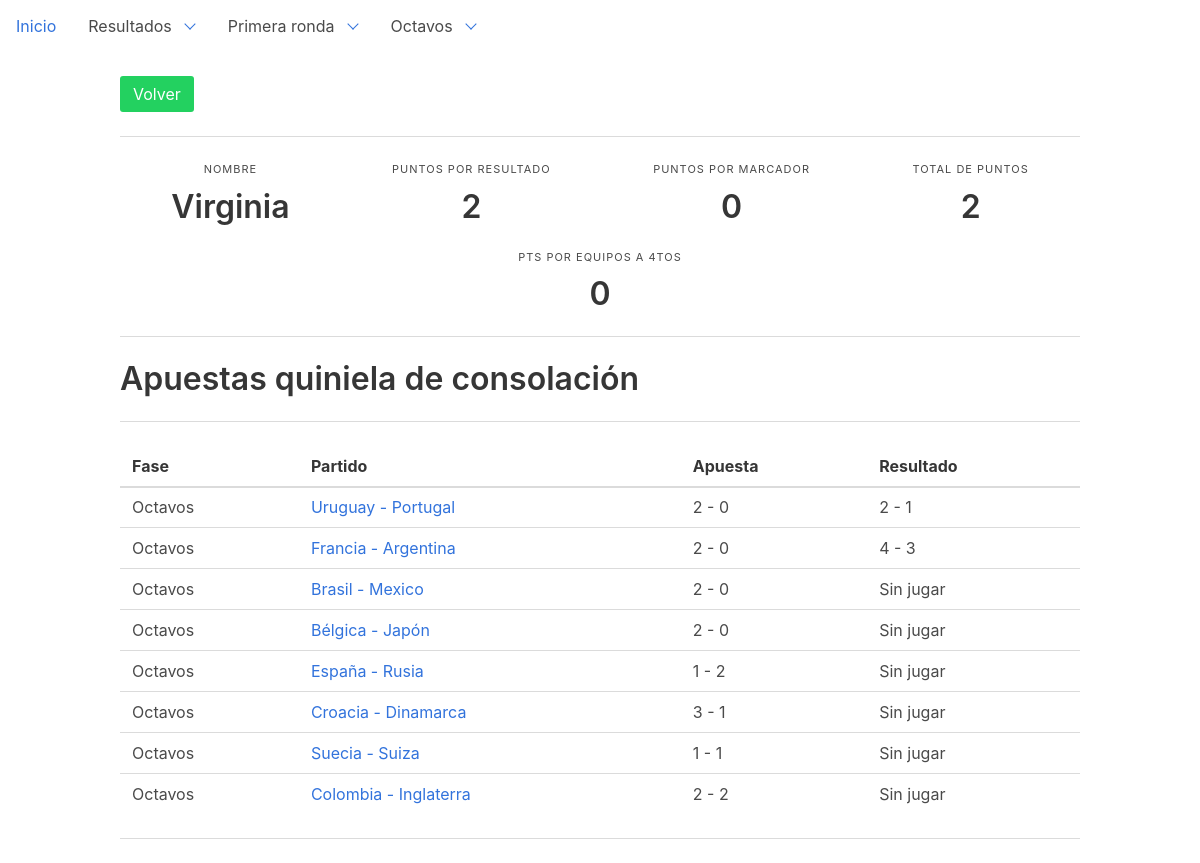
Page /dashboard/gamblers/6-2 on the earlier database version.
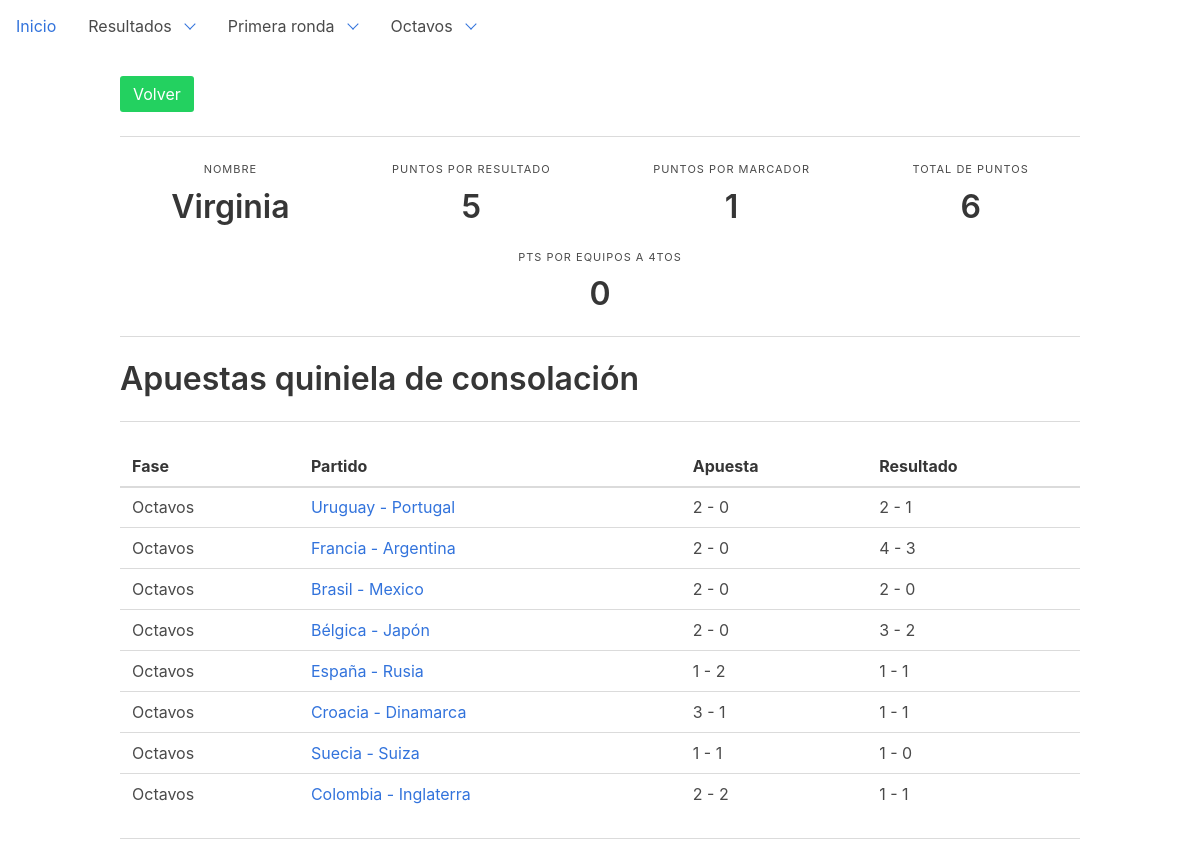
Same page on the later database version.
### dashboard/models.py (models this page shows, shortened)
class Gambler(models.Model):
    name = models.CharField(max_length=48)
    points_result = models.IntegerField(default=0)
    points_score = models.IntegerField(default=0)
    points_result2 = models.IntegerField(default=0)
    points_score2 = models.IntegerField(default=0)
    points_8vo = models.IntegerField(default=0)
    points_4vo = models.IntegerField(default=0)
    points_semi = models.IntegerField(default=0)
    points_3er = models.IntegerField(default=0)
    points_final = models.IntegerField(default=0)
    points_4vo2 = models.IntegerField(default=0)
    points_semi2 = models.IntegerField(default=0)
    points_3er2 = models.IntegerField(default=0)
    points_final2 = models.IntegerField(default=0)

class Bet(models.Model):
    source = models.ForeignKey('Gambler', on_delete=models.DO_NOTHING, verbose_name='Fuente')
    match = models.ForeignKey('Match', on_delete=models.DO_NOTHING, verbose_name='Partido de referencia')
    team1 = models.ForeignKey('Team', on_delete=models.DO_NOTHING, related_name='bteam1', default="2",
                              verbose_name='Equipo 1')
    team2 = models.ForeignKey('Team', on_delete=models.DO_NOTHING, related_name='bteam2', default="2",
                              verbose_name='Equipo 2')
    goals_team1 = models.IntegerField(default=0, verbose_name='Goles equipo 1')
    goals_team2 = models.IntegerField(default=0, verbose_name='Goles equipo 2')
    type = models.CharField(default="Original", max_length=32, null=True)
    checked = models.BooleanField(default=False)
    class Meta:
        ordering = ["source"]
        unique_together = (("source", "match", "type"),)

class Match(models.Model):
    STAGE_CHOICES = (
        ('1', 'Primera fase'),
        ('2', 'Octavos'),
        ('3', 'Cuartos'),
        ('4', 'Semifinales'),
        ('5', 'Tercer lugar'),
        ('6', 'Finales'),
    )
    team1 = models.ForeignKey('Team', on_delete=models.DO_NOTHING, related_name='team1')
    team2 = models.ForeignKey('Team', on_delete=models.DO_NOTHING, related_name='team2')
    game_date = models.DateTimeField(null=True)
    stage = models.CharField(choices=STAGE_CHOICES, max_length=1, default='1')

class Team(models.Model):
    GROUP_CHOICES = (
        ('A', 'Grupo A'),
        ('B', 'Grupo B'),
        ('C', 'Grupo C'),
        ('D', 'Grupo D'),
        ('E', 'Grupo E'),
        ('F', 'Grupo F'),
        ('G', 'Grupo G'),
        ('H', 'Grupo H'),
    )
    group = models.CharField(choices=GROUP_CHOICES, max_length=1, null=True, default='A')
    name = models.CharField(max_length=32)
    code = models.CharField(max_length=32)
    cups = models.IntegerField(default=0)
    finals = models.IntegerField(default=0)
    semifinals = models.IntegerField(default=0)
    class Meta:
        ordering = ["name"]
    def __str__(self):
        return self.name

### dashboard/views.py (the view)
# urls.py: url(r'^gamblers/(?P<pk>\d+)-2$', views.SecondGamblerDetailView.as_view(), name='second-gambler-detail'),
class SecondGamblerDetailView(DetailView):
    model = Gambler
    template_name = "dashboard/second_gambler_detail.html"

### dashboard/templatetags/custom_tags.py (called while the page is built)
@register.filter()
def total_points2(value, arg):
    gambler = Gambler.objects.get(name=arg)
    points = gambler.points_semi2 + gambler.points_score2 + gambler.points_final2 + gambler.points_4vo2 + gambler.points_3er2 + gambler.points_result2
    return str(points)

@register.filter()
def result2(value, arg):
    try:
        bet = Bet.objects.get(match=arg, source__name="Oficial")
    except Bet.DoesNotExist:
        return 'Sin jugar'
    return str(bet.goals_team1) + " - " + str(bet.goals_team2)

### templates/dashboard/second_gambler_detail.html (shortened to what this page needs)
{% extends 'base.html' %}
{% load custom_tags %}
{% block content %}
<a class="button is-success" href="{% url 'second-gambler-list' %}">Volver</a>
<hr>
<div class="level">
    <div class="level-item has-text-centered">
        <div>
            <p class="heading">Nombre</p>
            <p class="title">{{ gambler.name }}</p>
        </div>
    </div>
    <div class="level-item has-text-centered">
        <div>
            <p class="heading">Puntos por resultado</p>
            <p class="title">{{ gambler.points_result2 }}</p>
        </div>
    </div>
    <div class="level-item has-text-centered">
        <div>
            <p class="heading">Puntos por marcador</p>
            <p class="title">{{ gambler.points_score2 }}</p>
        </div>
    </div>
    <div class="level-item has-text-centered">
        <div>
            <p class="heading">Total de puntos</p>
            <p class="title"> {{ value|total_points2:gambler.name }}</p>
        </div>
    </div>
</div>
<div class="level">
    <div class="level-item has-text-centered">
        <div>
            <p class="heading">Pts por equipos a 4tos</p>
            <p class="title">{{ gambler.points_4vo2 }}</p>
        </div>
    </div>
</div>
<hr>
<div class="level">
    <div>
        <p class="title">
            Apuestas quiniela de consolación
        </p>
    </div>
    <br/>
</div>
<hr>
<div class="level">
    <table class="sortable">
        <thead>
        <tr>
            <th>Fase</th>
            <th>Partido</th>
            <th>Apuesta</th>
            <th>Resultado</th>
        </tr>
        </thead>
        <tbody>
        {% for bet in gambler.bet_set.all %}
        <tr>
            {% if bet.type != "Original" %}
                <td>{{ bet.match.get_stage_display }}</td>
                <td><a href="{% url 'second-bet-detail' bet.pk %}">{{ bet.team1 }} - {{ bet.team2 }}</a></td>
                <td>{{ bet.goals_team1 }} - {{ bet.goals_team2 }}</td>
                <td>{{ total|result2:bet.match }}</td>
            {% endif %}
        </tr>
        {% endfor %}
        </tbody>
    </table>
</div>
<hr>
{% endblock %}

Differences in the rows shown:
changed Gambler "Virginia": points_result2 "2" → "5"; points_score2 "0" → "1"; name+points_semi2+points_score2 "2" → "6"
changed Bet "Brasil": match.goals_team2 "Sin jugar" → "2 - 0"
changed Bet "Bélgica": match.goals_team2 "Sin jugar" → "3 - 2"
changed Bet "España": match.goals_team2 "Sin jugar" → "1 - 1"
changed Bet "Croacia": match.goals_team2 "Sin jugar" → "1 - 1"
changed Bet "Suecia": match.goals_team2 "Sin jugar" → "1 - 0"
changed Bet "Colombia": match.goals_team2 "Sin jugar" → "1 - 1"
